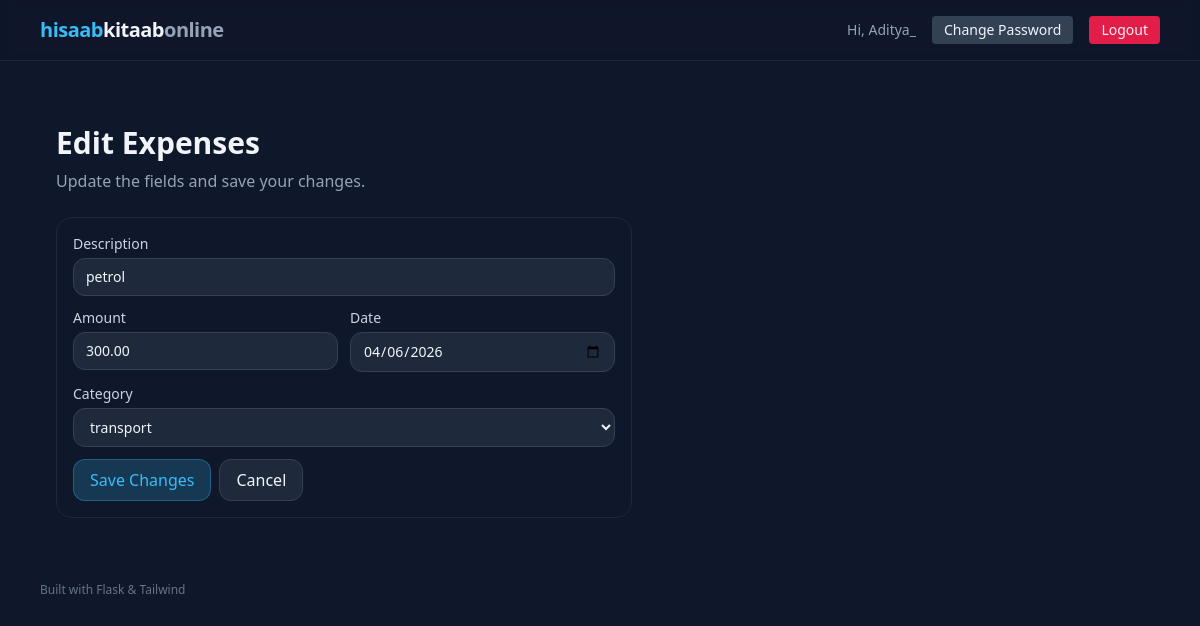
/edit/4 (signed in), run on the app's committed database.
### app.py (models this page shows, shortened)
class User(UserMixin, db.Model):
    id = db.Column(db.Integer, primary_key=True)
    username = db.Column(db.String(80), unique=True, nullable=False)
    email = db.Column(db.String(120), unique=True, nullable=False)
    password_hash = db.Column(db.String(255), nullable=False)
    expenses = db.relationship('Expenses', backref='user', lazy=True)

class Expenses(db.Model):
    id = db.Column(db.Integer, primary_key=True)
    description = db.Column(db.String(120), nullable=False)
    amount = db.Column(db.Float, nullable=False)
    category = db.Column(db.String(50), nullable=False)
    date = db.Column(db.Date, nullable=False)
    user_id = db.Column(db.Integer, db.ForeignKey('user.id'), nullable=False)

### app.py (the view, shortened to what this page needs)
    @app.route("/edit/<int:expense_id>", methods=["GET", "POST"])
    @login_required
    def edit(expense_id):
        expenses = Expenses.query.get_or_404(expense_id)
        if expenses.user_id != current_user.id:
            flash("Unauthorized access", "error")
            return redirect(url_for("dashboard"))
        return render_template("edit.html", expenses=expenses, categories=['Food','transport','Health','Utilities','Rent'],
    today=dt_date.today().isoformat())

### templates/edit.html (shortened to what this page needs)
{% extends "base.html" %}
{% block content %}
<main class="mx-auto max-w-6xl px-4 py-8">
  <h1 class="text-3xl font-semibold mb-2">Edit Expenses</h1>
  <p class="text-slate-400 mb-6">Update the fields and save your changes.</p>
  <section class="max-w-xl rounded-2xl border border-slate-800 bg-slate-900 p-4">
    <form method="post" action="{{ url_for('edit', expense_id=expenses.id) }}" class="space-y-3">
      <label class="block text-sm">
        <span class="mb-1 block text-slate-300">Description</span>
        <input
          name="description"
          value="{{ expenses.description }}"
          class="w-full rounded-xl bg-slate-800 border border-slate-700 px-3 py-2 text-slate-100"
        />
      </label>
      <div class="grid grid-cols-2 gap-3">
        <label class="block text-sm">
          <span class="mb-1 block text-slate-300">Amount</span>
          <input
            type="number"
            step="0.01"
            min="0.01"
            name="amount"
            value="{{ '%.2f'|format(expenses.amount) }}"
            class="w-full rounded-xl bg-slate-800 border border-slate-700 px-3 py-2 text-slate-100"
          />
        </label>
        <label class="block text-sm">
          <span class="mb-1 block text-slate-300">Date</span>
          <input
            type="date"
            name="date"
            value="{{ expenses.date.strftime('%Y-%m-%d') if expenses.date else today }}"
            class="w-full rounded-xl bg-slate-800 border border-slate-700 px-3 py-2 text-slate-100"
          />
        </label>
      </div>
      <label class="block text-sm">
        <span class="mb-1 block text-slate-300">Category</span>
        <select
          name="category"
          class="w-full rounded-xl bg-slate-800 border border-slate-700 px-3 py-2 text-slate-100"
        >
          {% for c in categories %}
            <option value="{{ c }}" {% if expenses.category == c %}selected{% endif %}>
              {{ c }}
            </option>
          {% endfor %}
        </select>
      </label>
      <div class="flex items-center gap-2">
        <button
          type="submit"
          class="rounded-xl bg-brand/20 hover:bg-brand/30 text-brand px-4 py-2 border border-brand/30"
        >
          Save Changes
        </button>
        <a
          href="{{ url_for('index') }}"
          class="rounded-xl bg-slate-800 hover:bg-slate-700 px-4 py-2 border border-slate-700"
        >
          Cancel
        </a>
      </div>
    </form>
  </section>
</main>
{% endblock %}

### templates/base.html (shortened to what this page needs)
<!DOCTYPE html>
<html lang="en" class="h-full">
  <head>
    <script src="https://cdn.tailwindcss.com"></script>
  </head>
  <body class="h-full bg-slate-900 text-slate-100">
    <header class="border-b border-slate-800 bg-slate-900/60 backdrop-blur">
      <div class="mx-auto max-w-6xl px-4 py-4 flex justify-between items-center">
  <a href="{{ url_for('dashboard') }}" class="text-xl font-bold tracking-tight">
    <span class="text-brand">hisaab</span>kitaab<span class="text-slate-400">online</span>
  </a>
  <div class="flex items-center gap-4">
    {% if current_user.is_authenticated %}
      <span class="text-sm text-slate-400">
        Hi, {{ current_user.username }}
      </span>
      <a href="{{ url_for('change_password') }}"
         class="text-sm px-3 py-1 rounded bg-slate-700 hover:bg-slate-600">
        Change Password
      </a>
      <a href="{{ url_for('logout') }}"
         class="text-sm px-3 py-1 rounded bg-rose-600 hover:bg-rose-500">
        Logout
      </a>
    {% endif %}
  </div>
    </header>
    <main class="mx-auto max-w-6xl px-4 py-8">
       {% block content %}{% endblock %}
    </main>
    <footer class="mx-auto max-w-6xl px-4 pb-8 text-xs text-slate-500">
      Built with Flask & Tailwind
    </footer>
  </body>
</html>

### data on the page
User: username "Aditya_"
Expenses: description "petrol", amount "300.00", date "04/06/2026", category "transport"
